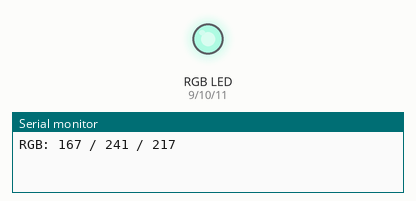
Bench run of a sketch on a simulated Arduino Nano, built with avr-gcc and run on an emulated ATmega328P. On the bench: an RGB LED mixed from three pins (HIGH = lit), the last lines printed to the serial monitor. Dim RGB values are drawn brighter than linear; random numbers use the default seed unless the sketch sets one.

Above: at 0.1 s.
At 4.6 s:
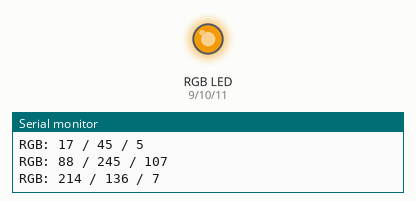
At 9.6 s:
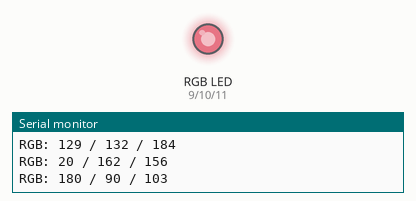
At 19.6 s:
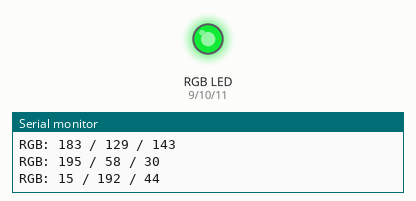
At 29.1 s:
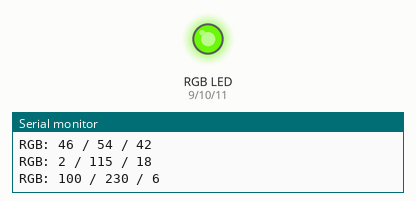
At 39.1 s:
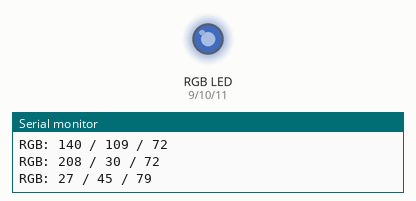
Timing chart, 0 to 40.0 s (numbered marks = the images above):
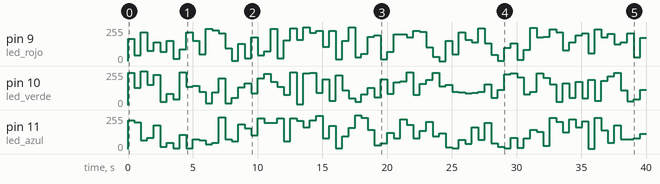

The sketch:

Colores_Random.ino
```cpp
//Proyecto para Arduino Nano

//Salidas
int led_rojo = 9;   //LED Rojo,   Pin D9
int led_verde = 10;  //LED Verde, Pin D10
int led_azul = 11;  //LED Azul,  Pin D11

void setup()
{
  pinMode(led_rojo, OUTPUT);
  pinMode(led_verde, OUTPUT);
  pinMode(led_azul, OUTPUT);

  Serial.begin(9600);
}

void loop()
{
  int numero_1 = random(0,256);
  int numero_2 = random(0,256);
  int numero_3 = random(0,256);

  analogWrite(led_rojo, numero_1);
  analogWrite(led_verde, numero_2);
  analogWrite(led_azul, numero_3);

  Serial.print("RGB: ");
  Serial.print(numero_1);
  Serial.print(" / ");
  Serial.print(numero_2);
  Serial.print(" / ");
  Serial.println(numero_3);

  delay(500);
}
```

Measured:
- by itself, pin 9 (led_rojo): 0/255 → 167/255 at 0.00 s, → 42/255 0.50 s later, → 216/255 0.50 s later, → 77/255 0.50 s later, … (80 changes in this stretch)
- by itself, pin 11 (led_azul): 0/255 → 217/255 at 0.00 s, → 200/255 0.50 s later, → 67/255 0.50 s later, → 85/255 0.50 s later, … (79 changes in this stretch)
